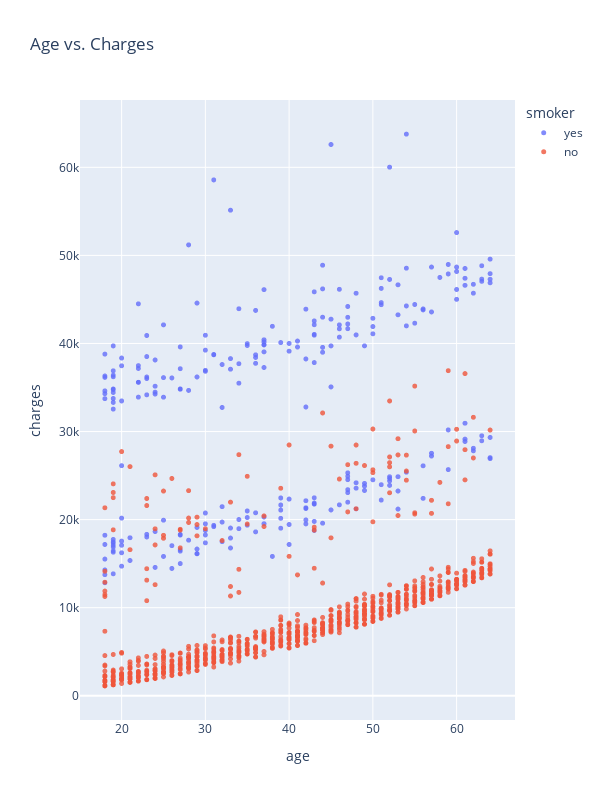

Notebook code for this chart:
### Markdown cell above
## Age and Charges
Let's visualize the relationship between "age" and "charges" using a scatter plot. Each point in the scatter plot represents one customer. We'll also use values in the "smoker" column to color the points.

### Code cell
fig = px.scatter(medical_df, 
                 x='age',  
                 y='charges', 
                 color='smoker', 
                 opacity=0.8, 
                 hover_data=['sex'], 
                 title='Age vs. Charges',
                 width=600,
                 height=800
                )
fig.update_traces(marker_size=5)
fig.show()

### Figure 1 — Plotly figure (JSON) as saved in the notebook; plotly's stock layout.template omitted (floating-point values rounded to 4 significant figures; data arrays with more than 128 entries replaced by an {"elided": "..."} marker saying what was removed)
{"data": [{"customdata": {"elided": "274x1 str values"}, "hovertemplate": "smoker=yes<br>age=%{x}<br>charges=%{y}<br>sex=%{customdata[0]}<extra></extra>", "legendgroup": "yes", "marker": {"color": "#636efa", "opacity": 0.8, "size": 5, "symbol": "circle"}, "mode": "markers", "name": "yes", "showlegend": true, "type": "scattergl", "visible": true, "x": {"elided": "274 int values"}, "xaxis": "x", "y": {"elided": "274 float values"}, "yaxis": "y"}, {"customdata": {"elided": "1064x1 str values"}, "hovertemplate": "smoker=no<br>age=%{x}<br>charges=%{y}<br>sex=%{customdata[0]}<extra></extra>", "legendgroup": "no", "marker": {"color": "#EF553B", "opacity": 0.8, "size": 5, "symbol": "circle"}, "mode": "markers", "name": "no", "showlegend": true, "type": "scattergl", "visible": true, "x": {"elided": "1064 int values"}, "xaxis": "x", "y": {"elided": "1064 float values"}, "yaxis": "y"}], "layout": {"height": 800, "legend": {"title": {"text": "smoker"}, "tracegroupgap": 0}, "title": {"text": "Age vs. Charges"}, "width": 600, "xaxis": {"anchor": "y", "autorange": true, "domain": [0, 1], "range": [15.03, 66.97], "title": {"text": "age"}, "type": "linear"}, "yaxis": {"anchor": "x", "autorange": true, "domain": [0, 1], "range": [-2753.0, 67650.0], "title": {"text": "charges"}, "type": "linear"}}}
